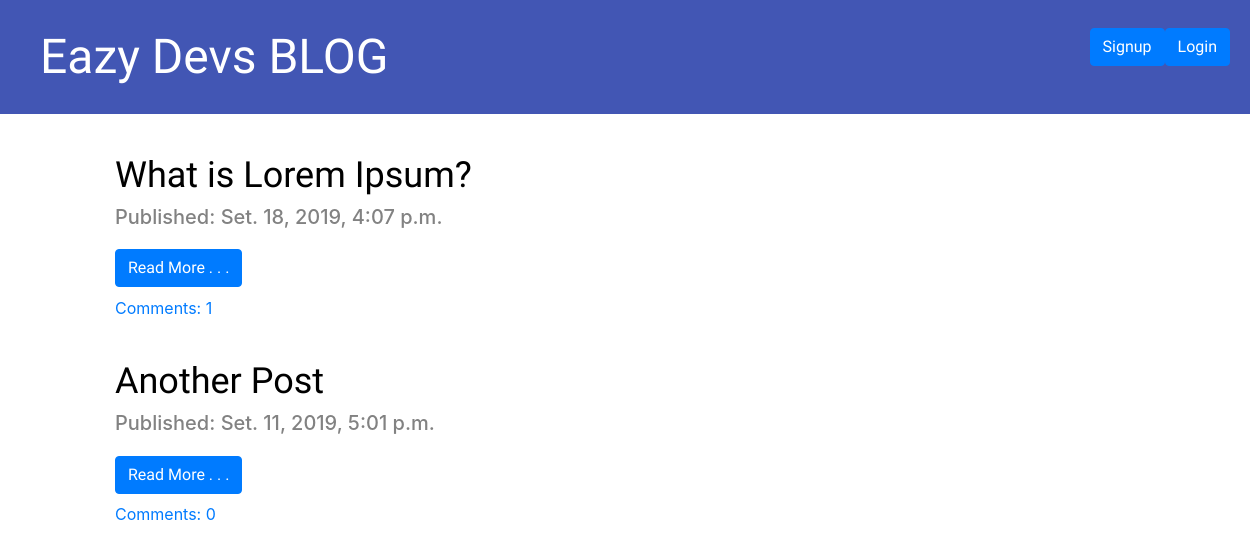
The app's page /, older data.
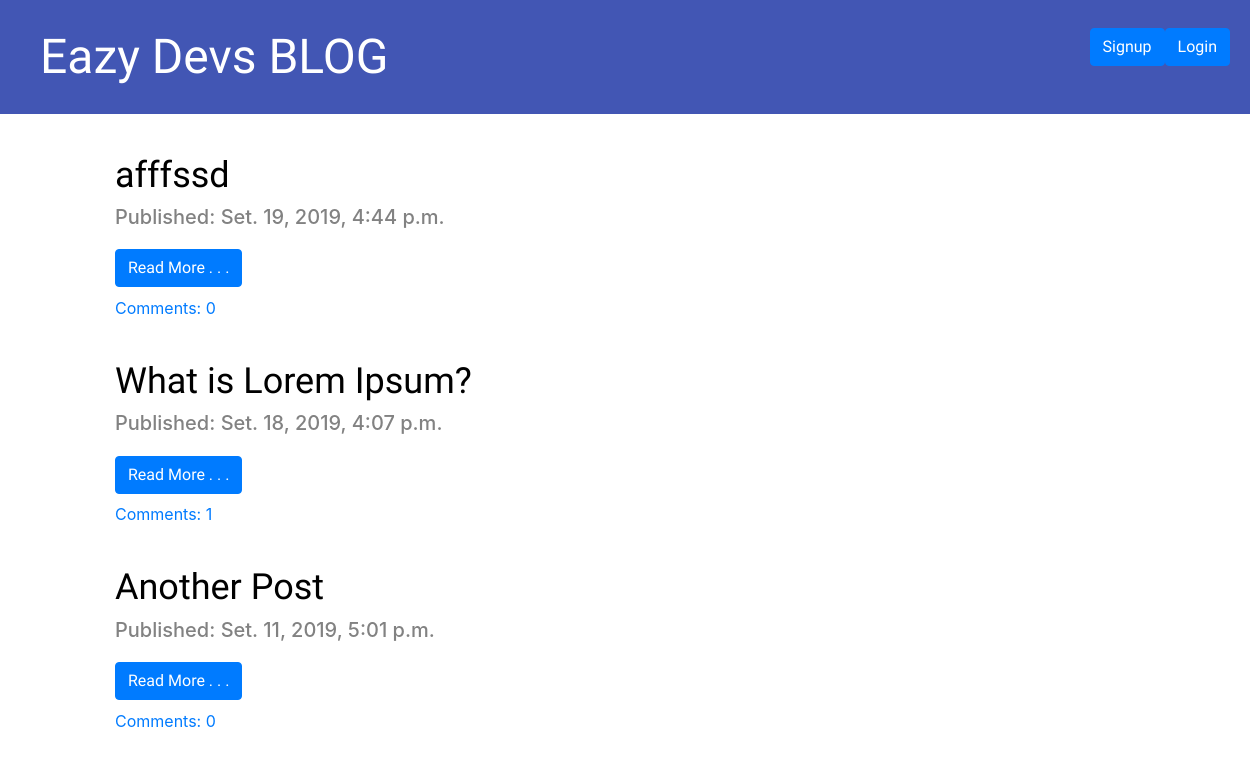
The same page, newer data.
### blog/models.py (models this page shows, shortened)
class Post(models.Model):
    author = models.ForeignKey('auth.User', on_delete=models.CASCADE)
    title = models.CharField(max_length=200)
    text = models.TextField()
    created_date = models.DateTimeField(default=timezone.now)
    published_date = models.DateTimeField(blank=True, null=True)
    def approved_comments(self):
        return self.comments.filter(approved=True)

### blog/views.py (the view)
# urls.py: path('', views.post_list, name='post_list'),
def post_list(request):
    posts = Post.objects.filter(published_date__lte=timezone.now()).order_by('-published_date')
    stuff_for_frontend = {'posts': posts}
    return render(request, 'blog/post_list.html',stuff_for_frontend)

### blog/templatetags/markdownify.py (called while the page is built)
@register.filter
def markdown(value):
    renderer = HighlightRenderer()
    markdown = mistune.Markdown(renderer=renderer)
    return markdown(value)

### blog/templates/blog/post_list.html (shortened to what this page needs)
{% extends "blog/base.html" %}
{% load markdownify %}
{% block content %}
	{% for post in posts %}
		<div class="post">
			<div class="post-texts">
				<h2><a href="{% url 'blog:post_detail' pk=post.pk %}">{{ post.title }}</a></h2>
				<div class="date">
					<h5>Published: {{ post.published_date }}</h5>
				</div>
				<h1><a href="{% url 'blog:post_detail' pk=post.pk %}" class="btn btn-primary">Read More . . .</button></a></h1>
				<a href="{% url 'blog:post_detail' pk=post.pk %}">Comments: {{ post.approved_comments.count}}</button></a>
			</div>
		</div>
	{% endfor %}
{% endblock %}

Row changes from the older to the newer data that the page shows:
added Post: title "afffssd", published_date "Set. 19, 2019, 4:44 p.m.", approved_comments.count "0"
